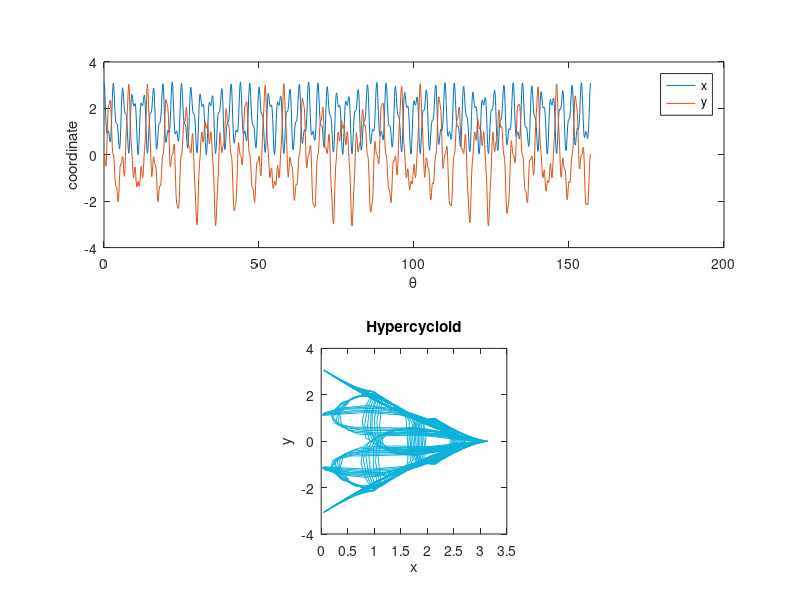

Write the MATLAB code that produced this figure.
% Written by Soon Foo Chong
clear all; close all; clc;

%% Hypercycloid
a = pi;
b = 1;
theta=linspace(0,50*pi,1000);

x = (a-b)*cos(theta).^2 + b*cos((a-b)*theta/b).^2;
y = (a-b)*sin(theta).^3 - b*sin((a-b)*theta/b).^3;

subplot(2,1,1)
plot(theta,x,theta,y)
xlabel('\theta')
ylabel('coordinate')
legend('x','y')

subplot(2,1,2)
plot(x,y,'-','color',[0.0353, 0.6941, 0.8588])
axis square
xlabel('x')
ylabel('y')
title('Hypercycloid')
